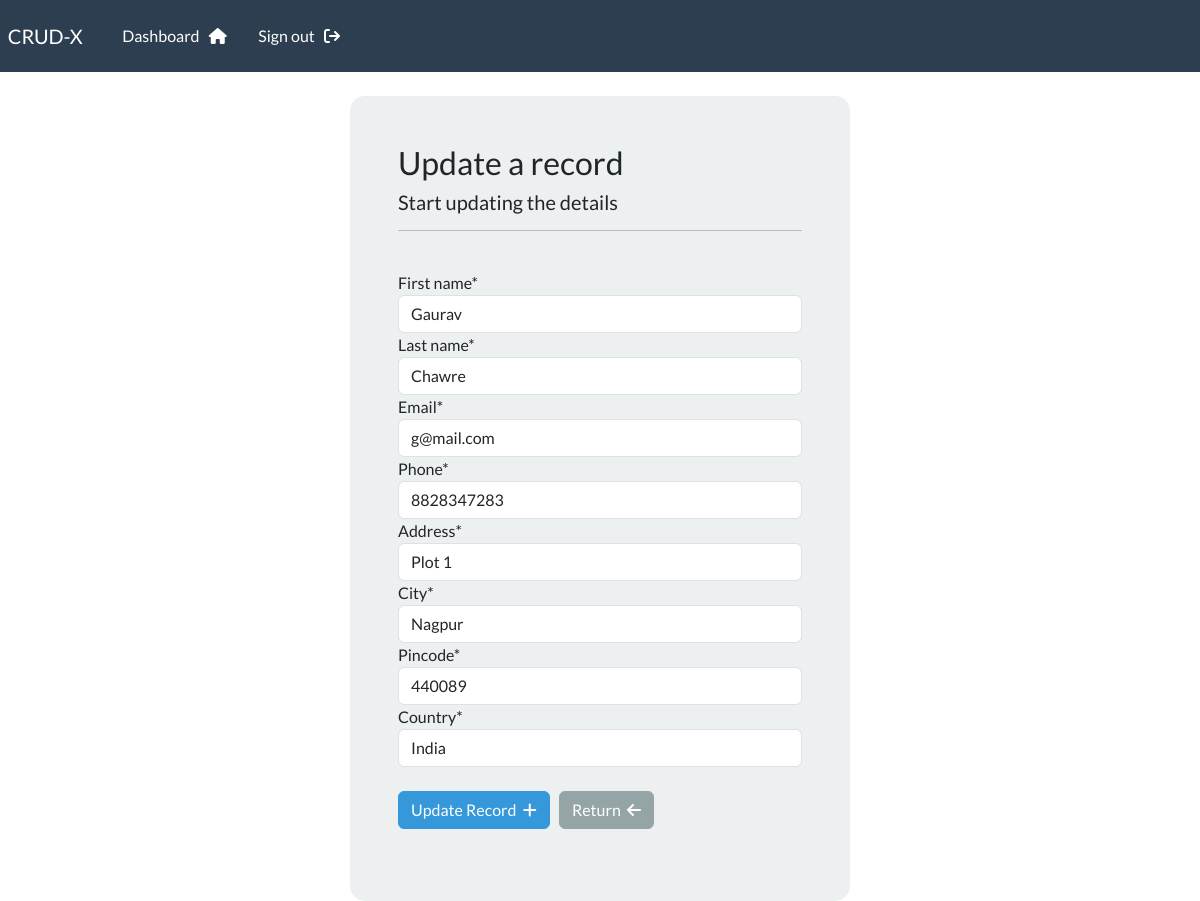
/update-record/1 (signed in), run on an earlier commit of the app's database.
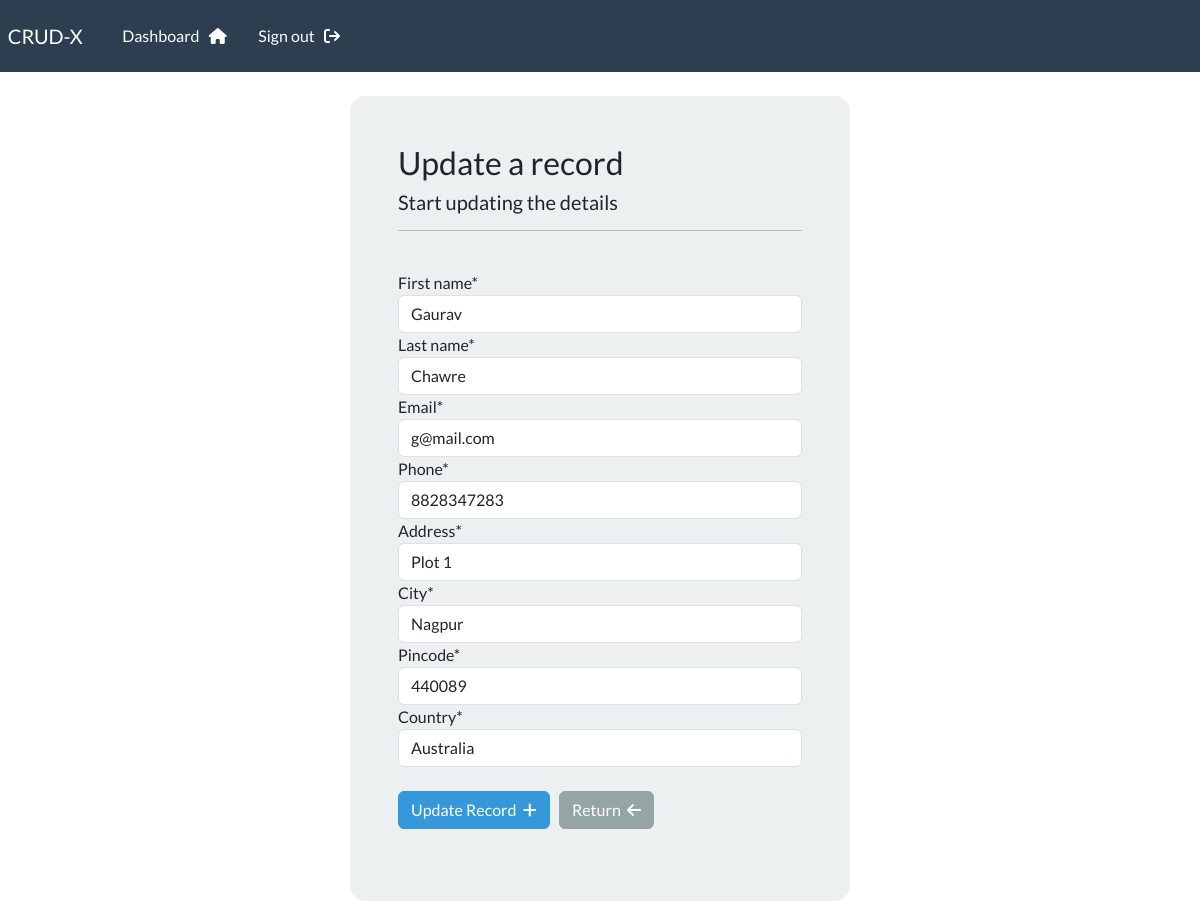
And on a later commit of the database.
### webapp/models.py (models this page shows, shortened)
class Record(models.Model):
    created_date = models.DateTimeField(auto_now_add=True)
    first_name    = models.CharField(max_length=100)
    last_name     = models.CharField(max_length=100)
    email         = models.CharField(max_length=255)
    phone         = models.CharField(max_length=20)
    address       = models.CharField(max_length=300)
    city          = models.CharField(max_length=50)
    pincode       = models.CharField(max_length=6)
    country       = models.CharField(max_length=150)

### webapp/views.py (the view)
# urls.py: path('update-record/<int:pk>',views.update_record, name='update-record'),
@login_required(login_url="my-login")
def update_record(request,pk):
    record = Record.objects.get(id=pk)
    form = UpdateRecordForm(instance=record)
    if request.method == "POST":
        form = UpdateRecordForm(request.POST, instance=record)
        if form.is_valid():
            form.save()
            return redirect('dashboard')
    context = {'form':form}
    return render(request,'webapp/update-record.html',context)

### webapp/forms.py
class UpdateRecordForm(forms.ModelForm):
    class Meta:
        model = Record
        fields = ['first_name','last_name','email','phone', 'address','city','pincode','country']

### webapp/templates/webapp/update-record.html (shortened to what this page needs)
{% extends 'webapp/base.html' %}
{% load crispy_forms_tags %}
{% block content %}
    <div class="container bg-light shadow-md p-5 form-layout">
        <h3>Update a record</h3>
        <h5>Start updating the details </h5>
        <hr/>
        <br/>
        <form method="POST" autocomplete="off">
            {{form|crispy}}
            <br/>
            <button class="btn btn-info " type="submit">Update Record &nbsp;<i class="fa fa-plus" aria-hidden="true"></i></button> &nbsp;
            <a class="btn btn-secondary" href="{% url 'dashboard' %}" >Return &nbsp;<i class="fa fa-arrow-left" aria-hidden="true"></i></a>
        </form>
        <br/>
    </div>
{% endblock %}

What changed in the data, as far as the page shows it:
changed Record "Gaurav": country "India" → "Australia"
